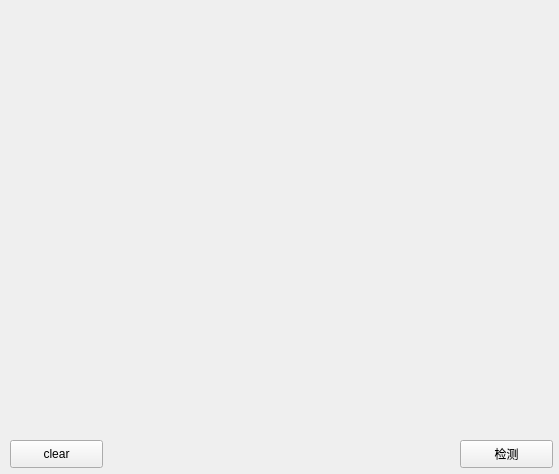
<?xml version="1.0" encoding="UTF-8"?>
<ui version="4.0">
 <class>Widget</class>
 <widget class="QWidget" name="Widget">
  <property name="geometry">
   <rect>
    <x>0</x>
    <y>0</y>
    <width>559</width>
    <height>474</height>
   </rect>
  </property>
  <property name="windowTitle">
   <string>Widget</string>
  </property>
  <widget class="QPushButton" name="pushshow">
   <property name="geometry">
    <rect>
     <x>460</x>
     <y>440</y>
     <width>93</width>
     <height>28</height>
    </rect>
   </property>
   <property name="text">
    <string>检测</string>
   </property>
  </widget>
  <widget class="QLabel" name="label">
   <property name="geometry">
    <rect>
     <x>100</x>
     <y>80</y>
     <width>431</width>
     <height>301</height>
    </rect>
   </property>
   <property name="styleSheet">
    <string notr="true">label
{
   rgb(74, 255, 104)
}</string>
   </property>
   <property name="text">
    <string/>
   </property>
  </widget>
  <widget class="QLabel" name="labelresult">
   <property name="geometry">
    <rect>
     <x>20</x>
     <y>20</y>
     <width>221</width>
     <height>16</height>
    </rect>
   </property>
   <property name="text">
    <string/>
   </property>
  </widget>
  <widget class="QPushButton" name="pushclear">
   <property name="geometry">
    <rect>
     <x>10</x>
     <y>440</y>
     <width>93</width>
     <height>28</height>
    </rect>
   </property>
   <property name="text">
    <string>clear</string>
   </property>
  </widget>
 </widget>
 <layoutdefault spacing="6" margin="11"/>
 <resources/>
 <connections/>
</ui>
